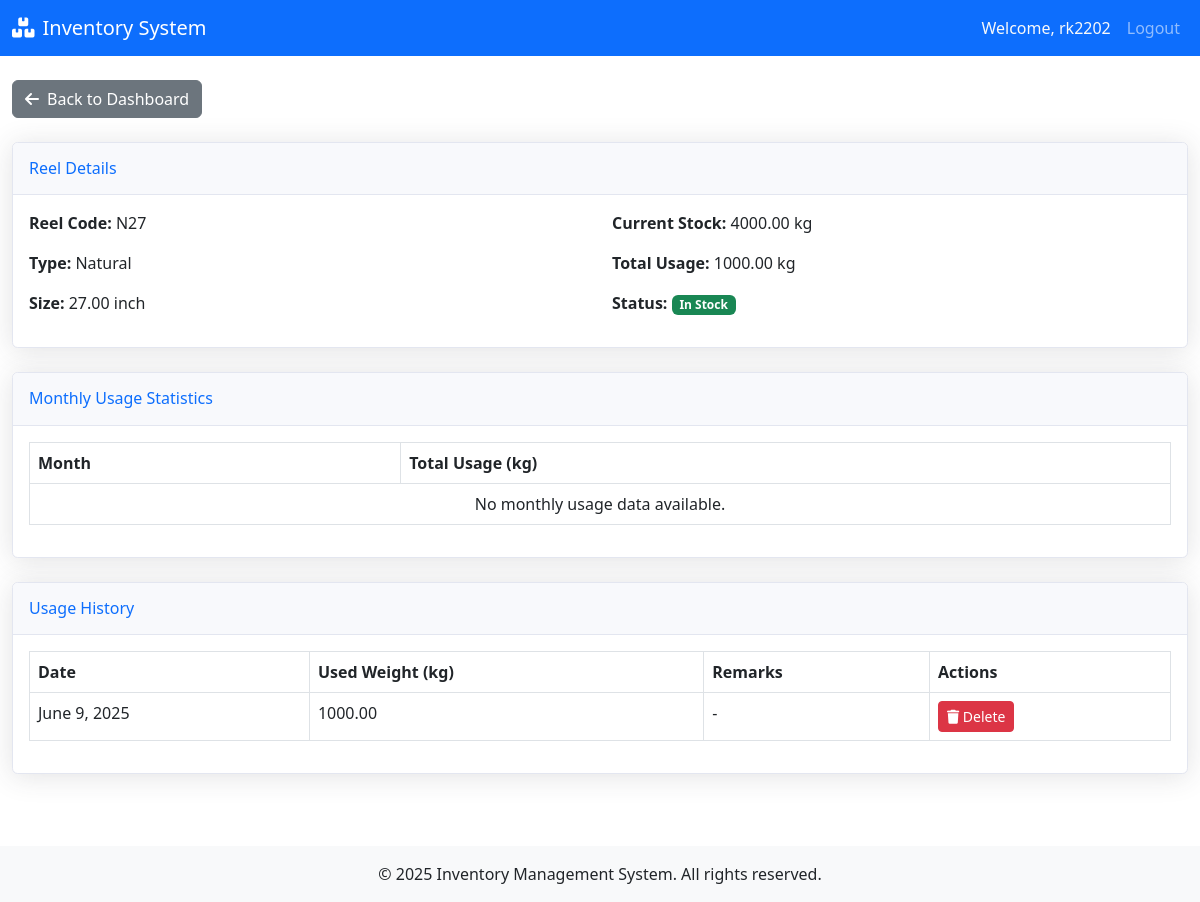
Page /reel-report/7/ (signed in) on the committed database.
### inventory/models.py (models this page shows, shortened)
class Reel(models.Model):
    user = models.ForeignKey(CustomUser, on_delete=models.CASCADE)
    REEL_TYPE_CHOICES = [
        ('natural','Natural'),
        ('golden','Golden'),
    ]
    reel_code = models.CharField(max_length=50, help_text="Code for this reel")
    reel_type = models.CharField(max_length=20, choices=REEL_TYPE_CHOICES, help_text="Type of reel: Natural or Golden")
    size_inch = models.DecimalField(max_digits=5, decimal_places=2, help_text="Size in inch (e.g., 26.00 to 52.00)")
    weight_kg = models.DecimalField(max_digits=10, decimal_places=2, help_text="Weight of the reel in kg")
    current_stock = models.DecimalField(
        max_digits=10, decimal_places=2, default=Decimal("0.00"), editable=True, help_text="Current stock available in kg"
    )
    created_at = models.DateTimeField(null=True, blank=True)
    updated_at = models.DateTimeField(null=True, blank=True)
    class Meta:
        ordering = ['reel_code']

class DailyUsage(models.Model):
    user = models.ForeignKey(CustomUser, on_delete=models.CASCADE)
    reel = models.ForeignKey(Reel, on_delete=models.CASCADE)
    used_weight = models.DecimalField(max_digits=10, decimal_places=2)
    usage_date = models.DateField(default=timezone.now)
    remarks = models.TextField(blank=True, null=True)
    created_at = models.DateTimeField(default=timezone.now)
    updated_at = models.DateTimeField(auto_now=True)
    class Meta:
        ordering = ['-usage_date']

### inventory/views.py (the view)
# urls.py: path('reel-report/<int:pk>/', views.ReelReportView.as_view(), name='reel_report'),
class ReelReportView(TemplateView):
    template_name = 'inventory/reel_report.html'
    def get(self, request, *args, **kwargs):
        user_id = request.session.get('user_id')
        if not user_id:
            return redirect('login')
        reel = get_object_or_404(Reel, pk=kwargs.get('pk'), user_id=user_id)
        usage_history = DailyUsage.objects.filter(reel=reel, user_id=user_id).order_by('-usage_date')
        total_usage = usage_history.aggregate(Sum('used_weight'))['used_weight__sum'] or 0
        context = {
            'reel': reel,
            'usage_history': usage_history,
            'total_usage': total_usage,
        }
        return render(request, self.template_name, context)

### inventory/templates/inventory/reel_report.html (shortened to what this page needs)
{% extends 'base.html' %}
{% load static %}
{% block content %}
<div class="container-fluid py-4">
    <div class="mb-4">
        <a href="{% url 'dashboard' %}" class="btn btn-secondary">
            <i class="fas fa-arrow-left me-2"></i>Back to Dashboard
        </a>
    </div>
    <div class="card shadow mb-4">
        <div class="card-header py-3">
            <h6 class="m-0 font-weight-bold text-primary">Reel Details</h6>
        </div>
        <div class="card-body">
            <div class="row">
                <div class="col-md-6">
                    <p><strong>Reel Code:</strong> {{ reel.reel_code }}</p>
                    <p><strong>Type:</strong> {{ reel.reel_type|title }}</p>
                    <p><strong>Size:</strong> {{ reel.size_inch }} inch</p>
                </div>
                <div class="col-md-6">
                    <p><strong>Current Stock:</strong> {{ reel.current_stock|floatformat:2 }} kg</p>
                    <p><strong>Total Usage:</strong> {{ total_usage|floatformat:2 }} kg</p>
                    <p><strong>Status:</strong>
                        {% if reel.current_stock <= 200 %}
                            <span class="badge bg-danger">Low Stock</span>
                        {% else %}
                            <span class="badge bg-success">In Stock</span>
                        {% endif %}
                    </p>
                </div>
            </div>
        </div>
    </div>
    <div class="card shadow mb-4">
        <div class="card-header py-3">
            <h6 class="m-0 font-weight-bold text-primary">Monthly Usage Statistics</h6>
        </div>
        <div class="card-body">
            <div class="table-responsive">
                <table class="table table-bordered">
                    <thead>
                        <tr>
                            <th>Month</th>
                            <th>Total Usage (kg)</th>
                        </tr>
                    </thead>
                    <tbody>
                        {% for usage in monthly_usage %}
                        <tr>
                            <td>{{ usage.year }}-{{ usage.month|stringformat:"02d" }}</td>
                            <td>{{ usage.total_usage|floatformat:2 }}</td>
                        </tr>
                        {% empty %}
                        <tr>
                            <td colspan="2" class="text-center">No monthly usage data available.</td>
                        </tr>
                        {% endfor %}
                    </tbody>
                </table>
            </div>
        </div>
    </div>
    <div class="card shadow mb-4">
        <div class="card-header py-3">
            <h6 class="m-0 font-weight-bold text-primary">Usage History</h6>
        </div>
        <div class="card-body">
            <div class="table-responsive">
                <table class="table table-bordered">
                    <thead>
                        <tr>
                            <th>Date</th>
                            <th>Used Weight (kg)</th>
                            <th>Remarks</th>
                            <th>Actions</th>
                        </tr>
                    </thead>
                    <tbody>
                        {% for usage in usage_history %}
                        <tr>
                            <td>{{ usage.usage_date }}</td>
                            <td>{{ usage.used_weight|floatformat:2 }}</td>
                            <td>{{ usage.remarks|default:"-" }}</td>
                            <td>
                                <a href="{% url 'delete_daily_usage' usage.id %}" class="btn btn-danger btn-sm"
                                   onclick="return confirm('Are you sure you want to delete this usage entry? This will add the weight back to the reel\'s stock.')">
                                    <i class="fas fa-trash"></i> Delete
                                </a>
                            </td>
                        </tr>
                        {% empty %}
                        <tr>
                            <td colspan="4" class="text-center">No usage history available.</td>
                        </tr>
                        {% endfor %}
                    </tbody>
                </table>
            </div>
        </div>
    </div>
</div>
{% endblock %}

### inventory/templates/base.html (style rules this page uses)
.card { position: relative; display: flex; flex-direction: column; min-width: 0; word-wrap: break-word; background-color: #fff; background-clip: border-box; border: 1px solid #e3e6f0; border-radius: 0.35rem; }
.card-header { background-color: #f8f9fc; border-bottom: 1px solid #e3e6f0; }
.shadow { box-shadow: 0 0.15rem 1.75rem 0 rgba(58, 59, 69, 0.15) !important; }

### rows in the picture
Reel: reel_code "N27", reel_type "Natural", size_inch "27.00", current_stock "4000.00"
DailyUsage: usage_date "June 9, 2025", used_weight "1000.00", remarks "-"

### other values in the picture
{{ request.session.username }} "rk2202"
{{ total_usage|floatformat:2 }} "1000.00"
